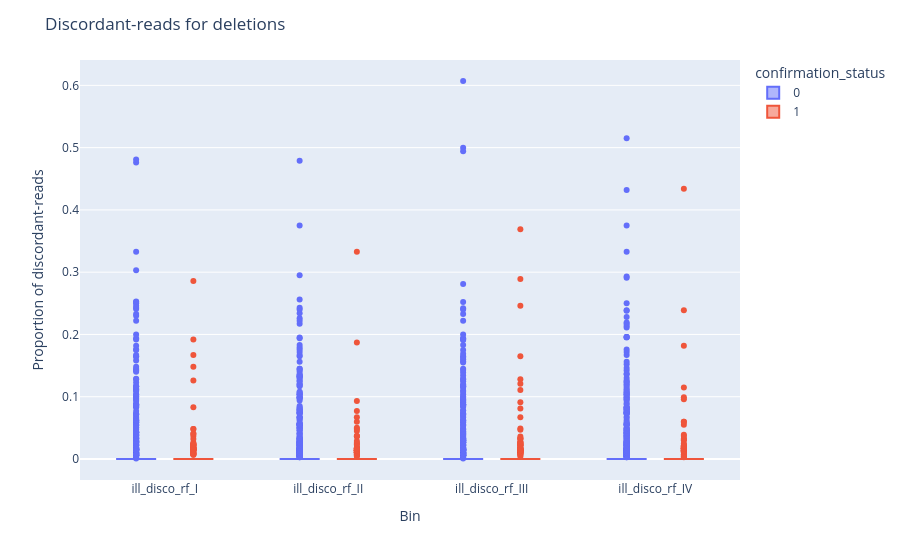
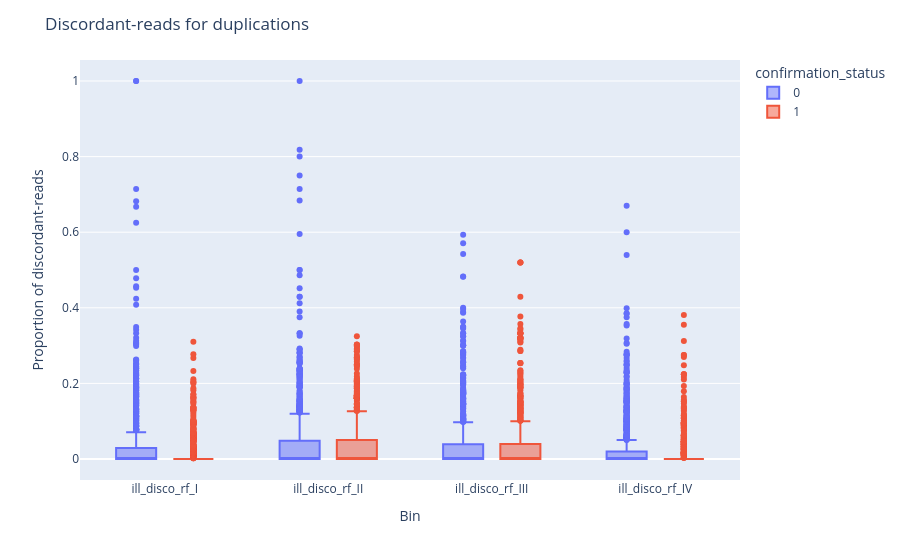

Source (notebook cell) for these figures, in order:
### Code cell
# investigate difference between binned discordant-read features for confirmed and not confirmed calls
import matplotlib.pyplot as plt


df_calls_annot_del = df_calls_annot.loc[df_calls_annot['sv_type'] == 'DEL']
df_calls_annot_dup = df_calls_annot.loc[df_calls_annot['sv_type'] == 'DUP']

# melt dataframes into for plotting
df_calls_annot_del_melt = pd.melt(df_calls_annot_del[['confirmation_status', 'ill_disco_rf_I', 'ill_disco_rf_II', 'ill_disco_rf_III', 'ill_disco_rf_IV']], id_vars=['confirmation_status'])
df_calls_annot_dup_melt = pd.melt(df_calls_annot_dup[['confirmation_status', 'ill_disco_rf_I', 'ill_disco_rf_II', 'ill_disco_rf_III', 'ill_disco_rf_IV',]], id_vars=['confirmation_status'])

fig = px.box(df_calls_annot_del_melt, x='variable', y='value', color='confirmation_status')
fig.update_layout(title='Discordant-reads for deletions', xaxis_title='Bin', yaxis_title='Proportion of discordant-reads')
fig.show()

fig = px.box(df_calls_annot_dup_melt, x='variable', y='value', color='confirmation_status')
fig.update_layout(title='Discordant-reads for duplications', xaxis_title='Bin', yaxis_title='Proportion of discordant-reads')
fig.show()

### Figure 1 — Plotly figure (JSON) as saved in the notebook; plotly's stock layout.template omitted (floating-point values rounded to 4 significant figures; data arrays with more than 128 entries replaced by an {"elided": "..."} marker saying what was removed)
{"data": [{"alignmentgroup": "True", "hovertemplate": "confirmation_status=0<br>variable=%{x}<br>value=%{y}<extra></extra>", "legendgroup": "0", "marker": {"color": "#636efa"}, "name": "0", "notched": false, "offsetgroup": "0", "orientation": "v", "showlegend": true, "type": "box", "x": {"elided": "4000 str values"}, "x0": " ", "xaxis": "x", "y": {"elided": "4000 float values"}, "y0": " ", "yaxis": "y"}, {"alignmentgroup": "True", "hovertemplate": "confirmation_status=1<br>variable=%{x}<br>value=%{y}<extra></extra>", "legendgroup": "1", "marker": {"color": "#EF553B"}, "name": "1", "notched": false, "offsetgroup": "1", "orientation": "v", "showlegend": true, "type": "box", "x": {"elided": "4000 str values"}, "x0": " ", "xaxis": "x", "y": {"elided": "4000 float values"}, "y0": " ", "yaxis": "y"}], "layout": {"boxmode": "group", "legend": {"title": {"text": "confirmation_status"}, "tracegroupgap": 0}, "margin": {"t": 60}, "title": {"text": "Discordant-reads for deletions"}, "xaxis": {"anchor": "y", "domain": [0, 1], "title": {"text": "Bin"}}, "yaxis": {"anchor": "x", "domain": [0, 1], "title": {"text": "Proportion of discordant-reads"}}}}

### Figure 2 — Plotly figure (JSON) as saved in the notebook; plotly's stock layout.template omitted (floating-point values rounded to 4 significant figures; data arrays with more than 128 entries replaced by an {"elided": "..."} marker saying what was removed)
{"data": [{"alignmentgroup": "True", "hovertemplate": "confirmation_status=0<br>variable=%{x}<br>value=%{y}<extra></extra>", "legendgroup": "0", "marker": {"color": "#636efa"}, "name": "0", "notched": false, "offsetgroup": "0", "orientation": "v", "showlegend": true, "type": "box", "x": {"elided": "4000 str values"}, "x0": " ", "xaxis": "x", "y": {"elided": "4000 float values"}, "y0": " ", "yaxis": "y"}, {"alignmentgroup": "True", "hovertemplate": "confirmation_status=1<br>variable=%{x}<br>value=%{y}<extra></extra>", "legendgroup": "1", "marker": {"color": "#EF553B"}, "name": "1", "notched": false, "offsetgroup": "1", "orientation": "v", "showlegend": true, "type": "box", "x": {"elided": "4000 str values"}, "x0": " ", "xaxis": "x", "y": {"elided": "4000 float values"}, "y0": " ", "yaxis": "y"}], "layout": {"boxmode": "group", "legend": {"title": {"text": "confirmation_status"}, "tracegroupgap": 0}, "margin": {"t": 60}, "title": {"text": "Discordant-reads for duplications"}, "xaxis": {"anchor": "y", "domain": [0, 1], "title": {"text": "Bin"}}, "yaxis": {"anchor": "x", "domain": [0, 1], "title": {"text": "Proportion of discordant-reads"}}}}
